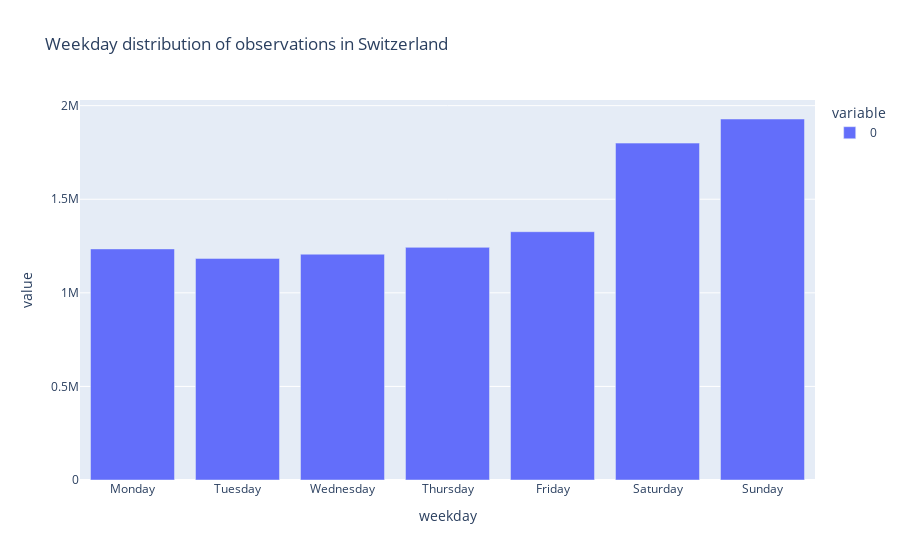

Source (notebook cell):
### Code cell
weekdays = ch_data.groupby('weekday').size()
fig = px.bar(weekdays, title='Weekday distribution of observations in Switzerland', category_orders={'weekday':['Monday', 'Tuesday', 'Wednesday', 'Thursday', 'Friday', 'Saturday', 'Sunday']})
fig.show()

### Figure 1 — Plotly figure (JSON) as saved in the notebook; plotly's stock layout.template omitted (floating-point values rounded to 4 significant figures)
{"data": [{"alignmentgroup": "True", "hovertemplate": "variable=0<br>weekday=%{x}<br>value=%{y}<extra></extra>", "legendgroup": "0", "marker": {"color": "#636efa", "pattern": {"shape": ""}}, "name": "0", "offsetgroup": "0", "orientation": "v", "showlegend": true, "textposition": "auto", "type": "bar", "x": ["Friday", "Monday", "Saturday", "Sunday", "Thursday", "Tuesday", "Wednesday"], "xaxis": "x", "y": [1326636, 1234578, 1799820, 1928695, 1242838, 1183910, 1206398], "yaxis": "y"}], "layout": {"barmode": "relative", "legend": {"title": {"text": "variable"}, "tracegroupgap": 0}, "title": {"text": "Weekday distribution of observations in Switzerland"}, "xaxis": {"anchor": "y", "categoryarray": ["Monday", "Tuesday", "Wednesday", "Thursday", "Friday", "Saturday", "Sunday"], "categoryorder": "array", "domain": [0, 1], "title": {"text": "weekday"}}, "yaxis": {"anchor": "x", "domain": [0, 1], "title": {"text": "value"}}}}
